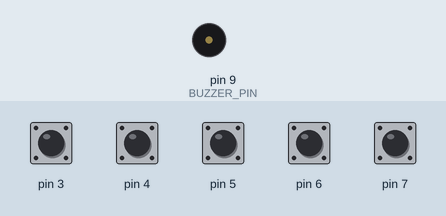
Bench run of a sketch on a simulated Arduino Uno, built with avr-gcc and run on an emulated ATmega328P. Shown: buzzer (waves = sounding). Inputs (shaded band) come from the test bench; at power-on: pin 3–7 HIGH.

Above: at 1.2 s.
1.3 s: pin 3 pulled LOW for 0.15 s
At 2.1 s:
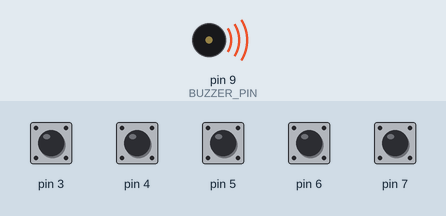
3.9 s: pin 3 pulled LOW for 1 s
At 6.4 s:
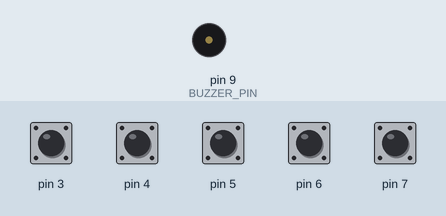
7.3 s: pin 4 pulled LOW for 1 s
At 7.8 s:
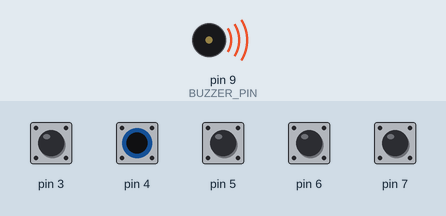
Timing chart, 0 to 10.8 s (numbered marks = the images above; inputs shaded):
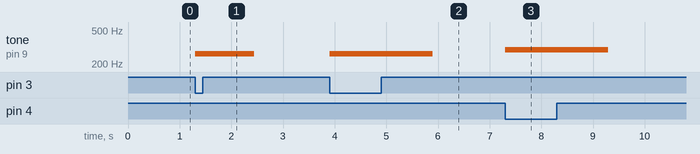

The sketch:

CondFabible_keypiano.ino
```cpp
/*

  Plays piano tones through a buzzer when the user taps fabric contacts

  Created  18 May 2013
  Modified 23 May 2013
  by Tyler Crumpton and Nicholas Jones

  This code is released to the public domain. For information about the circuit,
  visit the Instructable tutorial at http://www.instructables.com/id/Capacitive-Touch-Arduino-Keyboard-Piano/
*/

#include <CapacitiveSensor.h>
#include "pitches.h"

#define COMMON_PIN      2    // The common 'send' pin for all keys
#define BUZZER_PIN      9   // The output pin for the piezo buzzer
#define NUM_OF_SAMPLES  10   // Higher number whens more delay but more consistent readings
#define CAP_THRESHOLD   150  // Capactive reading that triggers a note (adjust to fit your needs)
#define NUM_OF_KEYS     5    // Number of keys that are on the keyboard

int thisDelay;

// This macro creates a capacitance "key" sensor object for each key on the piano keyboard:
#define CS(Y) CapacitiveSensor(2, Y)

// Each key corresponds to a note, which are defined here. Uncomment the scale that you want to use:
int notes[]={NOTE_C4,NOTE_D4,NOTE_E4,NOTE_F4,NOTE_G4}; // C-Major scale
//int notes[]={NOTE_A4,NOTE_B4,NOTE_C5,NOTE_D5,NOTE_E5,NOTE_F5,NOTE_G5,NOTE_A5}; // A-Minor scale
//int notes[]={NOTE_C4,NOTE_DS4,NOTE_F4,NOTE_FS4,NOTE_G4,NOTE_AS4,NOTE_C5,NOTE_DS5}; // C Blues scale

// Defines the pins that the keys are connected to:
CapacitiveSensor keys[] = {CS(3), CS(4), CS(5), CS(6), CS(7)};

void setup() {

Serial.begin(9600);
  // Turn off autocalibrate on all channels:
  for(int i=0; i<5; ++i) {
    keys[i].set_CS_AutocaL_Millis(0xFFFFFFFF);
  }
  // Set the buzzer as an output:
  pinMode(BUZZER_PIN, OUTPUT);
}

void loop() {

  // Loop through each key:
  for (int i = 0; i < 5; ++i) {

    // If the capacitance reading is greater than the threshold, play a note:
    if(keys[i].capacitiveSensor(NUM_OF_SAMPLES) > CAP_THRESHOLD) {
      tone(BUZZER_PIN, notes[i], 1000); // Plays the note corresponding to the key pressed
    }

}
}
```

pitches.h
```cpp
// This file contains a list of 8 octaves worth of pitches
//  that correspond to notes on the piano.
#define NOTE_B0  31
#define NOTE_C1  33
#define NOTE_CS1 35
#define NOTE_D1  37
#define NOTE_DS1 39
#define NOTE_E1  41
#define NOTE_F1  44
#define NOTE_FS1 46
#define NOTE_G1  49
#define NOTE_GS1 52
#define NOTE_A1  55
#define NOTE_AS1 58
#define NOTE_B1  62
#define NOTE_C2  65
#define NOTE_CS2 69
#define NOTE_D2  73
#define NOTE_DS2 78
#define NOTE_E2  82
#define NOTE_F2  87
#define NOTE_FS2 93
#define NOTE_G2  98
#define NOTE_GS2 104
#define NOTE_A2  110
#define NOTE_AS2 117
#define NOTE_B2  123
#define NOTE_C3  131
#define NOTE_CS3 139
#define NOTE_D3  147
#define NOTE_DS3 156
#define NOTE_E3  165
#define NOTE_F3  175
#define NOTE_FS3 185
#define NOTE_G3  196
#define NOTE_GS3 208
#define NOTE_A3  220
#define NOTE_AS3 233
#define NOTE_B3  247
#define NOTE_C4  262
#define NOTE_CS4 277
#define NOTE_D4  294
#define NOTE_DS4 311
#define NOTE_E4  330
#define NOTE_F4  349
#define NOTE_FS4 370
#define NOTE_G4  392
#define NOTE_GS4 415
#define NOTE_A4  440
#define NOTE_AS4 466
#define NOTE_B4  494
#define NOTE_C5  523
#define NOTE_CS5 554
#define NOTE_D5  587
#define NOTE_DS5 622
#define NOTE_E5  659
#define NOTE_F5  698
#define NOTE_FS5 740
#define NOTE_G5  784
#define NOTE_GS5 831
#define NOTE_A5  880
#define NOTE_AS5 932
#define NOTE_B5  988
#define NOTE_C6  1047
#define NOTE_CS6 1109
#define NOTE_D6  1175
#define NOTE_DS6 1245
#define NOTE_E6  1319
#define NOTE_F6  1397
#define NOTE_FS6 1480
#define NOTE_G6  1568
#define NOTE_GS6 1661
#define NOTE_A6  1760
#define NOTE_AS6 1865
#define NOTE_B6  1976
#define NOTE_C7  2093
#define NOTE_CS7 2217
#define NOTE_D7  2349
#define NOTE_DS7 2489
#define NOTE_E7  2637
#define NOTE_F7  2794
#define NOTE_FS7 2960
#define NOTE_G7  3136
#define NOTE_GS7 3322
#define NOTE_A7  3520
#define NOTE_AS7 3729
#define NOTE_B7  3951
#define NOTE_C8  4186
#define NOTE_CS8 4435
#define NOTE_D8  4699
#define NOTE_DS8 4978
```

Measured:
- after the input at 1.3 s, tone on pin 9 (BUZZER_PIN): silent → 262 Hz at once, → silent 1.1 s later
- after the input at 3.9 s, tone on pin 9 (BUZZER_PIN): silent → 262 Hz at once, → silent 2.0 s later
- after the input at 7.3 s, tone on pin 9 (BUZZER_PIN): silent → 294 Hz at once, → silent 2.0 s later
